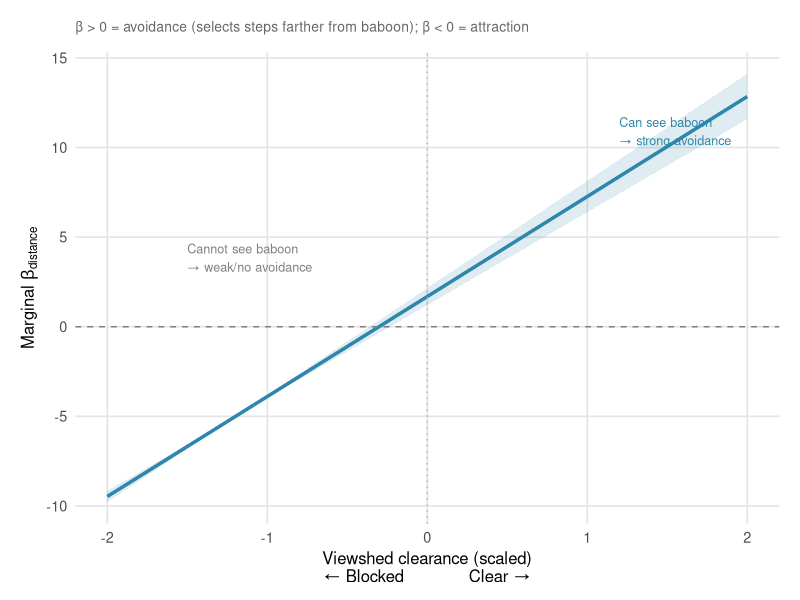
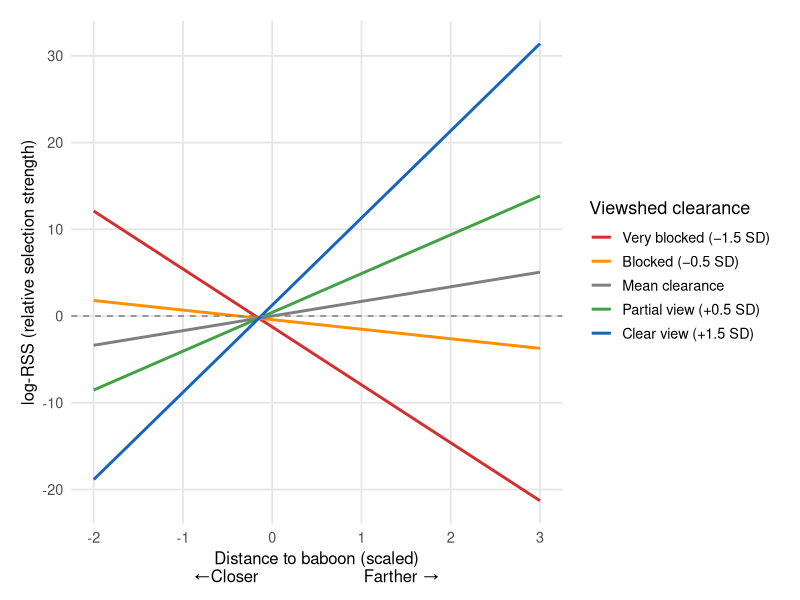
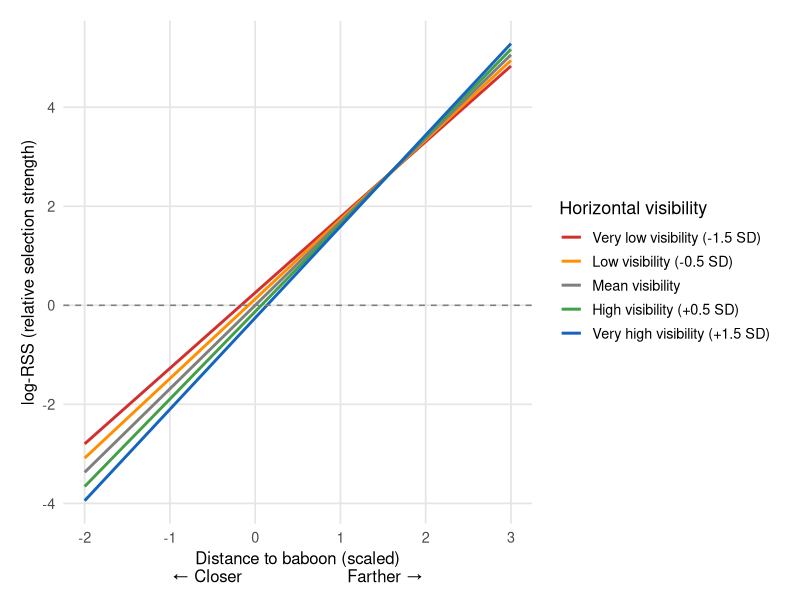
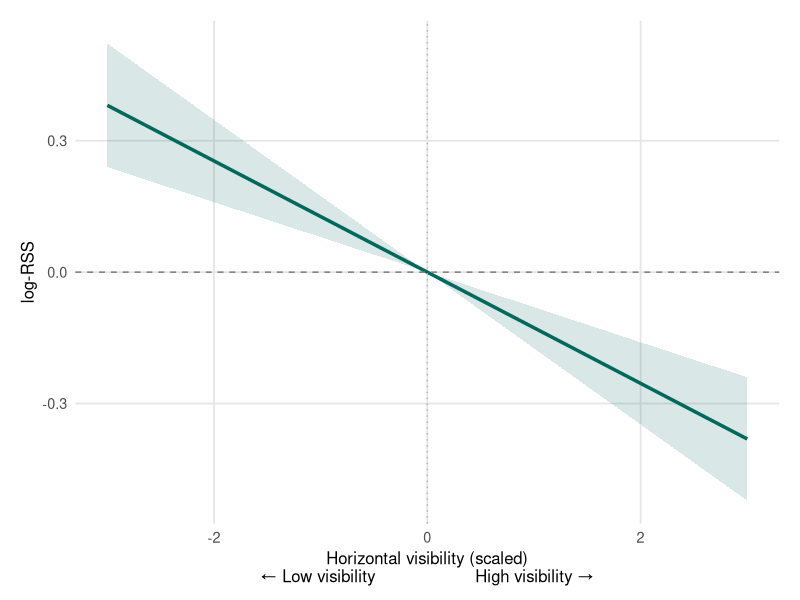
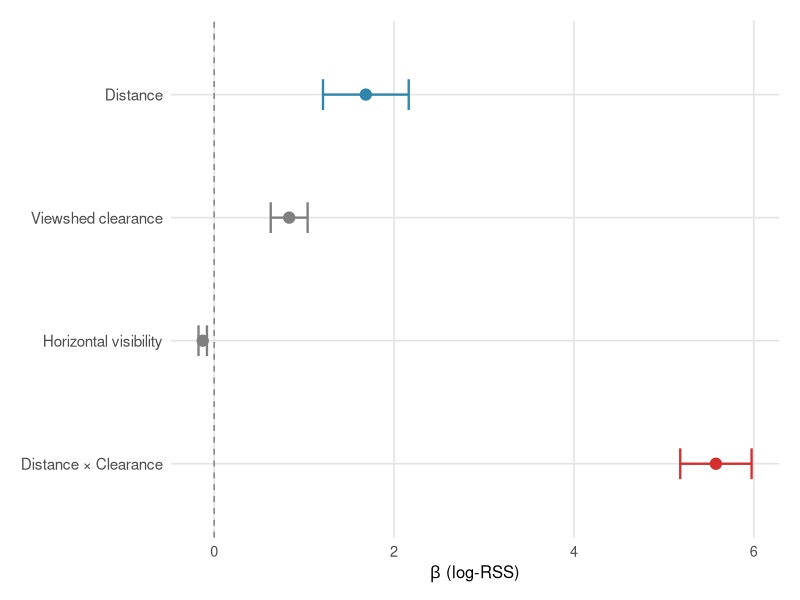

Here is the R script that generated these plots, in order:

library(ggplot2)
library(dplyr)

# --- Model coefficients (from INLA output) -----------------------------------
betas <- list(
  dist          = 1.686,
  clearance     = 0.834,
  vis           = -0.127,
  dist_x_clear  = 5.578,
  dist_x_vis  = 0.080
)

# 95% CIs
cis <- list(
  dist          = c(1.210,   2.163),
  clearance     = c( 0.629,   1.039),
  vis           = c(-0.174,  -0.080),
  dist_x_clear  = c(5.182,   5.975),
  dist_x_vis  = c(0.041,   0.119)
)

# --- Shared theme -------------------------------------------------------------
theme_marginal <- function() {
  theme_minimal(base_size = 13) +
    theme(
      panel.grid.minor = element_blank(),
      panel.grid.major = element_line(colour = "grey90"),
      plot.title = element_text(face = "bold", size = 14, margin = margin(b = 8)),
      plot.subtitle = element_text(colour = "grey40", size = 10, margin = margin(b = 12)),
      axis.title = element_text(size = 12),
      legend.position = "right",
      plot.margin = margin(15, 15, 10, 15)
    )
}


# Interaction — distance effect at different viewshed clearance levels
# Relative selection strength = exp(marginal_effect × dist_scaled)

# Create prediction grid
clearance_levels <- seq(-2, 2, length.out = 200)
dist_levels      <- seq(-2, 3, length.out = 200)

# (a) Marginal β for distance across clearance levels
marginal_dist <- data.frame(
  clearance_sc = clearance_levels,
  beta_dist    = betas$dist + betas$dist_x_clear * clearance_levels,
  beta_lower   = cis$dist[1] + cis$dist_x_clear[1] * clearance_levels,
  beta_upper   = cis$dist[2] + cis$dist_x_clear[2] * clearance_levels
)

p1a <- ggplot(marginal_dist, aes(x = clearance_sc)) +
  geom_ribbon(aes(ymin = beta_lower, ymax = beta_upper), alpha = 0.15, fill = "#2E86AB") +
  geom_line(aes(y = beta_dist), colour = "#2E86AB", linewidth = 1.2) +
  geom_hline(yintercept = 0, linetype = "dashed", colour = "grey50") +
  geom_vline(xintercept = 0, linetype = "dotted", colour = "grey70") +
  labs(
    subtitle = "β > 0 = avoidance (selects steps farther from baboon); β < 0 = attraction",
    x = "Viewshed clearance (scaled)\n← Blocked             Clear →",
    y = expression("Marginal " * beta[distance])
  ) +
  annotate("text", x = -1.5, y = max(marginal_dist$beta_dist) * 0.3,
           label = "Cannot see baboon\n→ weak/no avoidance",
           colour = "grey50", size = 3.2, hjust = 0) +
  annotate("text", x = 1.2, y = max(marginal_dist$beta_dist) * 0.85,
           label = "Can see baboon\n→ strong avoidance",
           colour = "#2E86AB", size = 3.2, hjust = 0) +
  theme_marginal()

# (b) Full RSS surface — relative selection strength across distance × clearance
grid <- expand.grid(
  dist_sc = dist_levels,
  clearance_sc = c(-1.5, -0.5, 0, 0.5, 1.5)
)

grid$clearance_label <- factor(
  grid$clearance_sc,
  levels = c(-1.5, -0.5, 0, 0.5, 1.5),
  labels = c("Very blocked (−1.5 SD)", "Blocked (−0.5 SD)",
             "Mean clearance", "Partial view (+0.5 SD)", "Clear view (+1.5 SD)")
)

# log-RSS = β_dist × dist + β_clear × clearance + β_int × dist × clearance
grid$log_rss <- betas$dist * grid$dist_sc +
  betas$clearance * grid$clearance_sc +
  betas$dist_x_clear * grid$dist_sc * grid$clearance_sc

grid$rss <- exp(grid$log_rss)

p1b <- ggplot(grid, aes(x = dist_sc, y = log_rss, colour = clearance_label)) +
  geom_line(linewidth = 1) +
  geom_hline(yintercept = 0, linetype = "dashed", colour = "grey50") +
  scale_colour_manual(
    values = c("#D32F2F", "#FF8F00", "grey50", "#43A047", "#1565C0"),
    name = "Viewshed clearance"
  ) +
  labs(x = "Distance to baboon (scaled)\n←Closer                     Farther →",
       y = "log-RSS (relative selection strength)"
  ) +
  theme_marginal() +
  theme(legend.position = "right")
p1a
p1b





#Marginal effect of horizontal visibility

vis_bins <- c(-2, -1, 0, 1, 2)
dist_levels <- seq(-2, 3, length.out = 200)

grid_vis <- expand.grid(
  dist_sc = dist_levels,
  vis_sc = vis_bins
)

grid_vis$vis_label <- factor(
  grid_vis$vis_sc,
  levels = vis_bins,
  labels = c("Very low visibility (-1.5 SD)", "Low visibility (-0.5 SD)",
             "Mean visibility", "High visibility (+0.5 SD)", "Very high visibility (+1.5 SD)")
)

grid_vis$log_rss <- betas$dist * grid_vis$dist_sc +
  betas$vis * grid_vis$vis_sc +
  betas$dist_x_vis * grid_vis$dist_sc * grid_vis$vis_sc

p_vis <- ggplot(grid_vis, aes(x = dist_sc, y = log_rss, colour = vis_label)) +
  geom_line(linewidth = 1) +
  geom_hline(yintercept = 0, linetype = "dashed", colour = "grey50") +
  scale_colour_manual(
    values = c("#D32F2F", "#FF8F00", "grey50", "#43A047", "#1565C0"),
    name = "Horizontal visibility"
  ) +
  labs(
    x = "Distance to baboon (scaled)\n\u2190 Closer                     Farther \u2192",
    y = "log-RSS (relative selection strength)"
  ) +
  theme_marginal() +
  theme(legend.position = "right")

p_vis
vis_levels <- seq(-3, 3, length.out = 200)

vis_df <- data.frame(
  vis_sc  = vis_levels,
  log_rss = betas$vis * vis_levels,
  lower   = cis$vis[1] * vis_levels,
  upper   = cis$vis[2] * vis_levels
)

vis_df$ci_low  <- pmin(vis_df$lower, vis_df$upper)
vis_df$ci_high <- pmax(vis_df$lower, vis_df$upper)

p3 <- ggplot(vis_df, aes(x = vis_sc)) +
  geom_ribbon(aes(ymin = ci_low, ymax = ci_high), alpha = 0.15, fill = "#00695C") +
  geom_line(aes(y = log_rss), colour = "#00695C", linewidth = 1.2) +
  geom_hline(yintercept = 0, linetype = "dashed", colour = "grey50") +
  geom_vline(xintercept = 0, linetype = "dotted", colour = "grey70") +
  labs(
    x = "Horizontal visibility (scaled)\n← Low visibility                    High visibility →",
    y = "log-RSS"
  ) +
  theme_marginal()

p3

# Coefficient summary (forest plot)

coef_df <- data.frame(
  param = c("Distance", "Viewshed clearance", "Horizontal visibility",
            "Distance × Clearance"),
  beta  = c(betas$dist, betas$clearance,
            betas$vis, betas$dist_x_clear),
  lower = c(cis$dist[1], cis$clearance[1],
            cis$vis[1], cis$dist_x_clear[1]),
  upper = c(cis$dist[2], cis$clearance[2],
            cis$vis[2], cis$dist_x_clear[2])
)

coef_df$param <- factor(coef_df$param, levels = rev(coef_df$param))
coef_df$type <- c("Distance", "Viewshed",  "Habitat Visibility", "Interaction")

p4 <- ggplot(coef_df, aes(x = beta, y = param, colour = type)) +
  geom_vline(xintercept = 0, linetype = "dashed", colour = "grey50") +
  geom_errorbarh(aes(xmin = lower, xmax = upper), height = 0.25, linewidth = 0.8) +
  geom_point(size = 3.5) +
  scale_colour_manual(
    values = c(Distance = "#2E86AB", Visual = "#43A047",
               Auditory = "#7B1FA2", Habitat = "#00695C",
               Interaction = "#D32F2F"),
    guide = "none"
  ) +
  labs(
    x = expression(beta * " (log-RSS)"),
    y = NULL
  ) +
  theme_marginal() +
  theme(axis.text.y = element_text(size = 11))
p4
